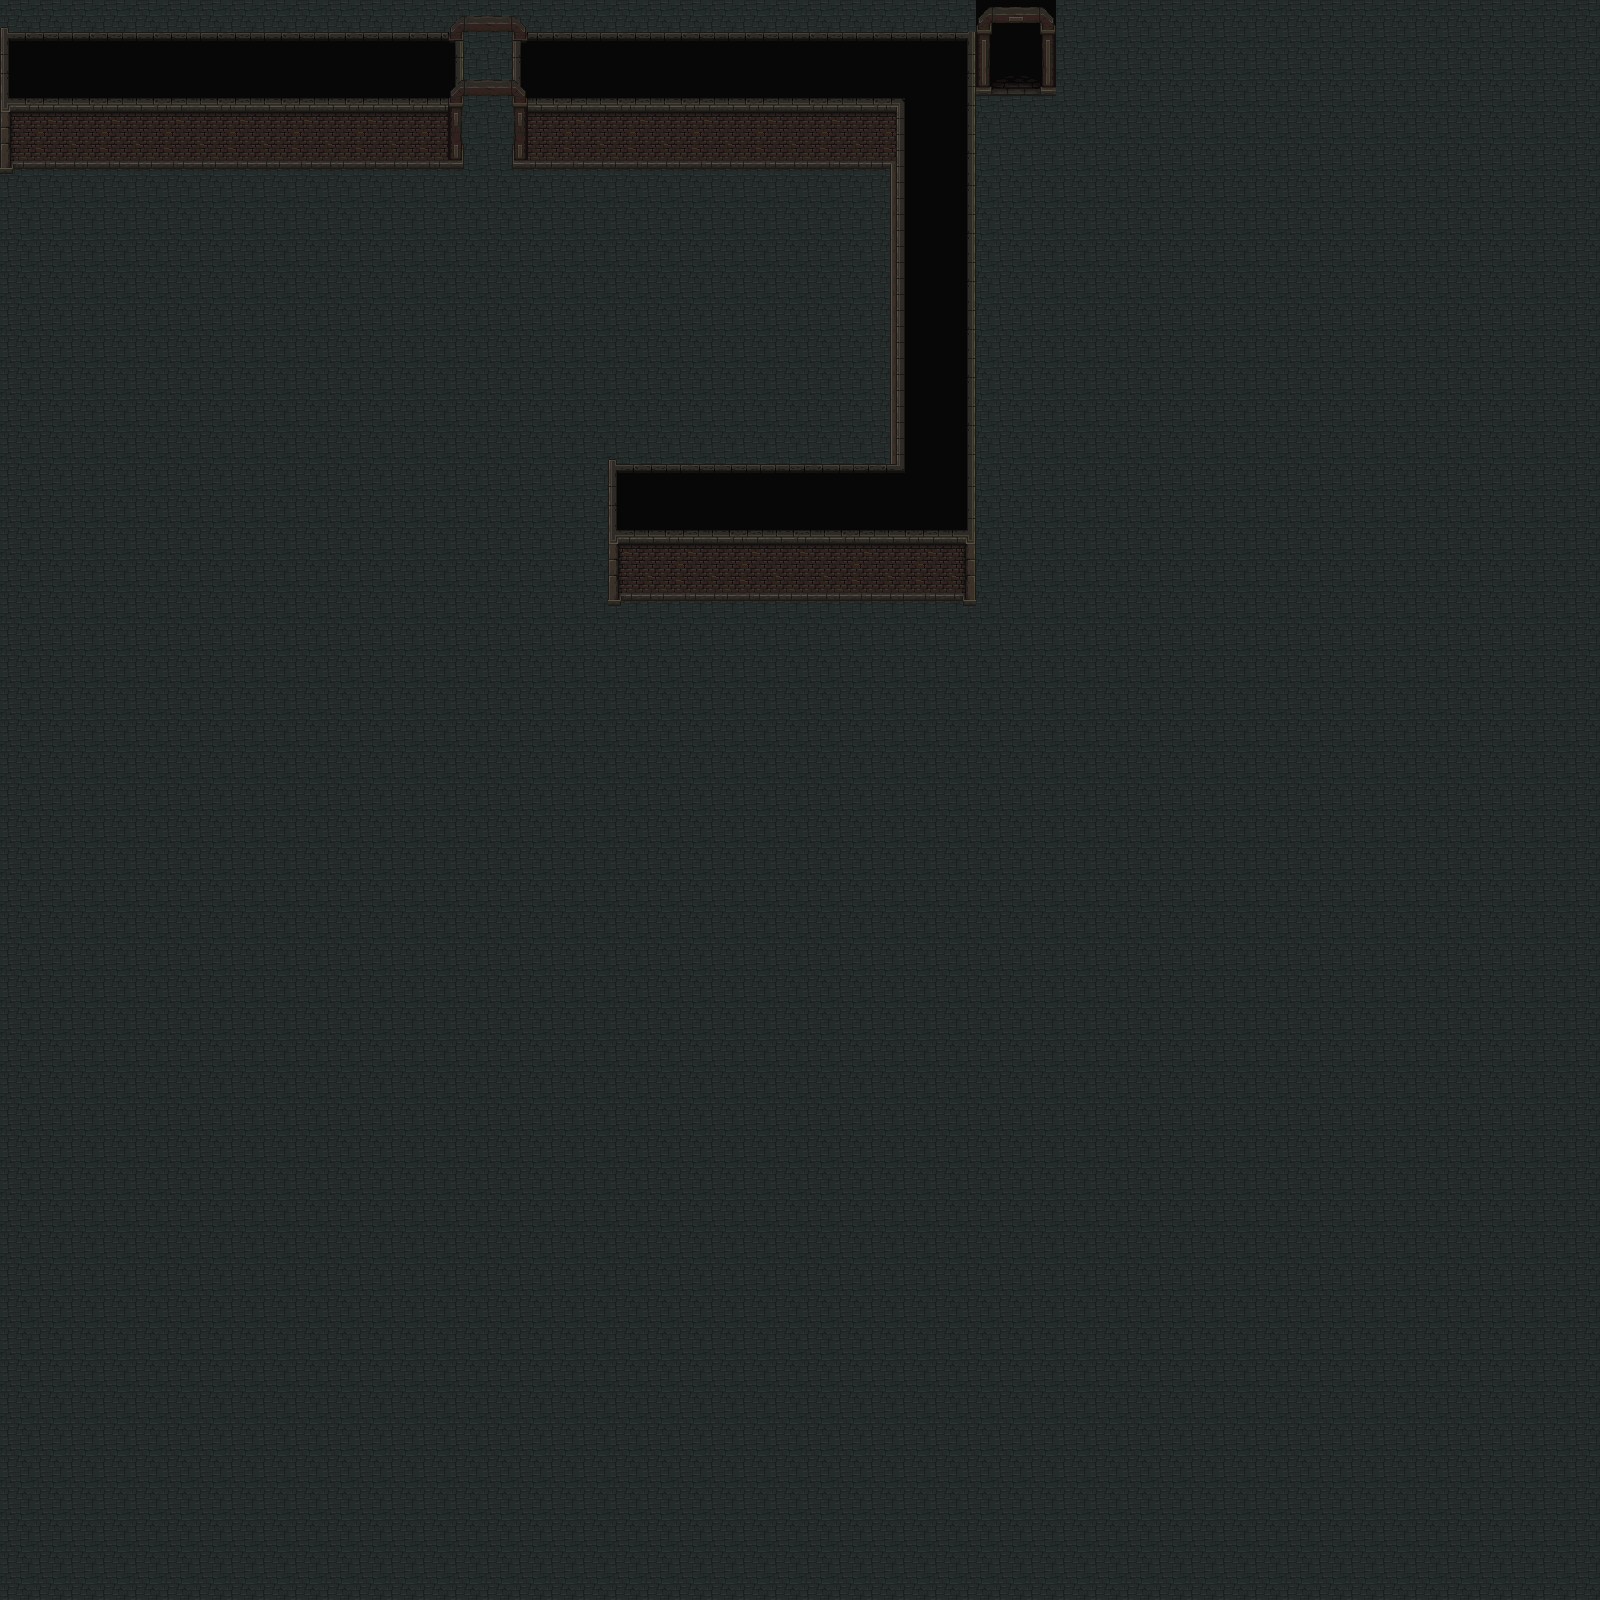

This is a level from a 2D game, rendered from its Tiled map with the project's own tilesets. A one-line summary and the map file follow, with tile-layer data summarised:
An orthogonal 100x100 tile map with 16x16 px tiles, 2 tile layers (Tile Layer 1, Walls).

<map version="1.10" tiledversion="1.11.2" orientation="orthogonal" renderorder="right-down" width="100" height="100" tilewidth="16" tileheight="16" infinite="0" nextlayerid="3" nextobjectid="1">
 <tileset firstgid="1" source="mainlevbuild.tsx" />
 <layer id="1" name="Tile Layer 1" width="100" height="100">
  <data>[10000 cells, 10000 non-empty, 4 distinct tile ids]</data>
 </layer>
 <layer id="2" name="Walls" width="100" height="100">
  <data>[10000 cells, 909 non-empty, 163 distinct tile ids]</data>
 </layer>
</map>
